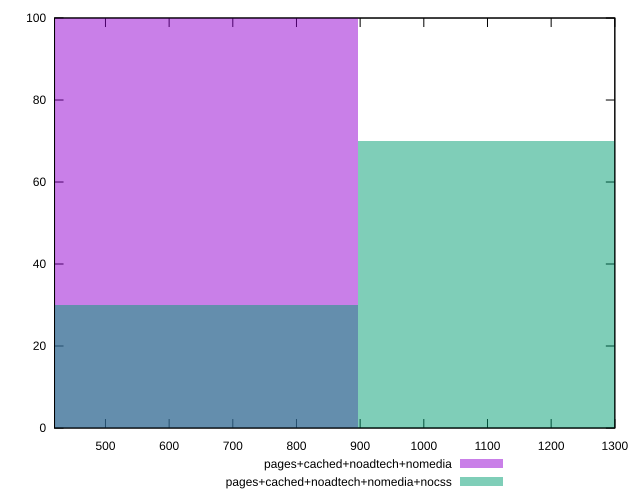

The script that saved this image:
reset

$pagesCachedNoadtechNomedia <<EOF
597.8510492214808 100
EOF

$pagesCachedNoadtechNomediaNocss <<EOF
1195.7020984429616 70
597.8510492214808 30
EOF

set key outside below
set boxwidth 597.8510492214808
set xrange [420:1300]
set yrange [0:100]
set trange [0:100]
set style fill transparent solid 0.5 noborder
set terminal svg size 640, 500 enhanced background rgb 'white'
set output "report_00025_2021-02-22T21:38:55.199Z/uses-http2/comparison/histogram/3_vs_4.svg"

plot $pagesCachedNoadtechNomedia title "pages+cached+noadtech+nomedia" with boxes, \
     $pagesCachedNoadtechNomediaNocss title "pages+cached+noadtech+nomedia+nocss" with boxes

reset
